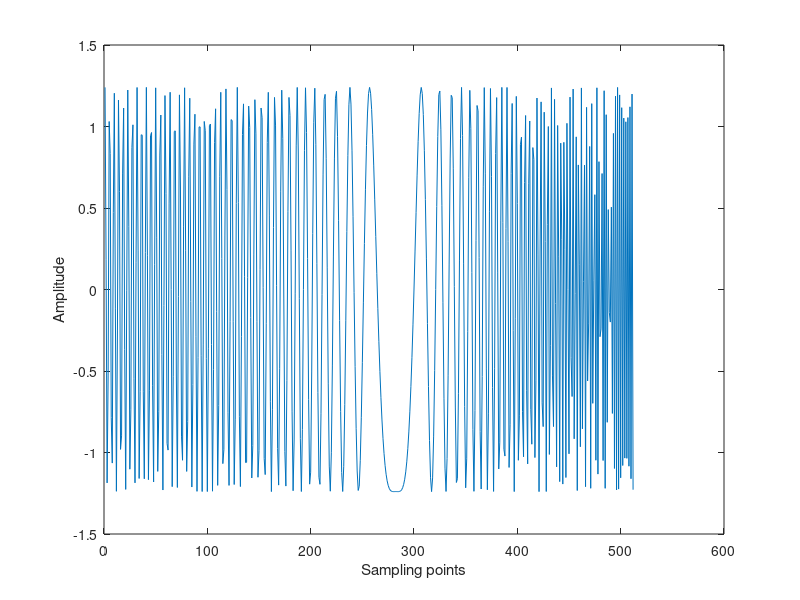
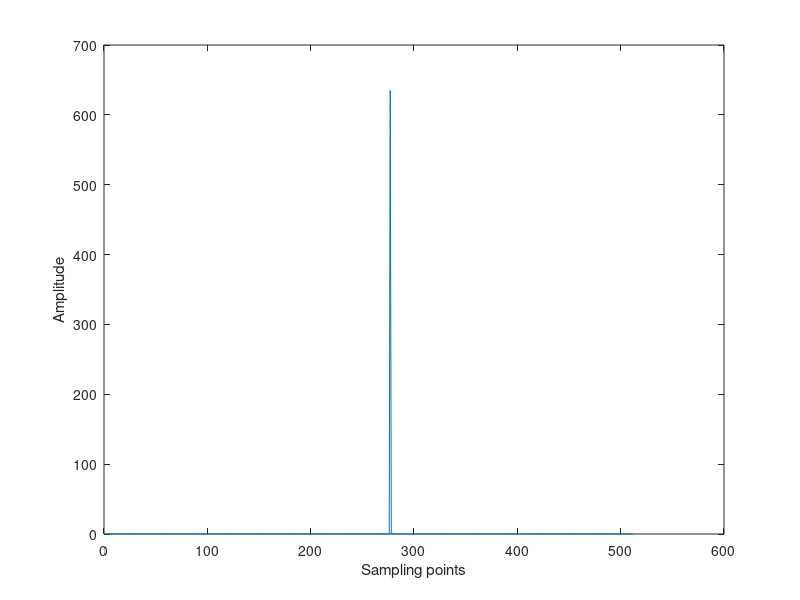
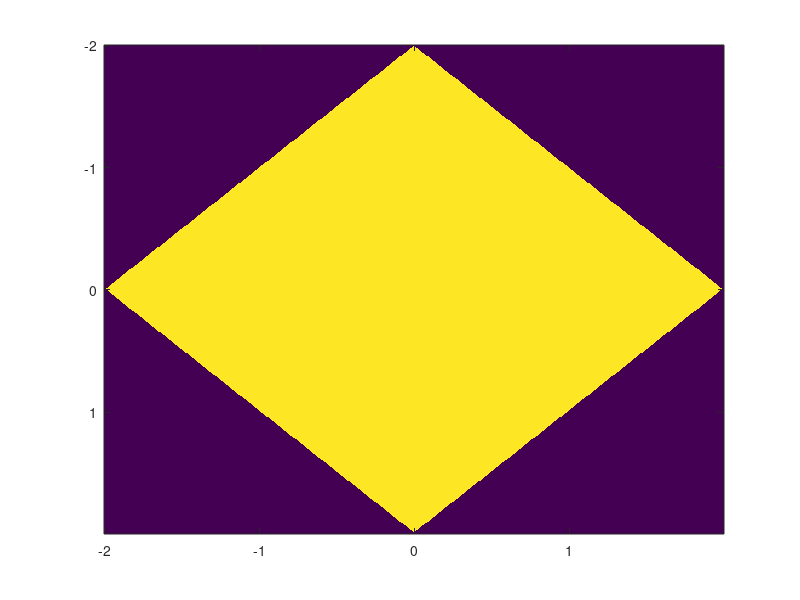

Reproduce these figures in MATLAB, in order. (Note: this script raises an error after producing the figures.)
% QFM信号参数估计
clear 
close all;clc;
fs=128;      % 采样频率
ts=1/fs;     % 采样间隔
N_all=512;   % 采样点数
T = N_all*ts; %信号采样时长
n=(0:N_all-1)-floor(N_all/2);
% n=(0:N_all-1);
t=n*ts;      % 离散时间，从-T/2~T/2
a1=-5;b1=-15;% QFM信号的参数  abs(a1)<64
a2=12;b2=13; % abs(a2)<16
a3=2;b3=-8;  % abs(a2)<2.666
A=1.24;
S1=A*exp(-1i*2*pi*(a1*t+a2*t.^2+a3*t.^3)); % 分量1
% S2=exp(1i*2*pi*(b1*t+0.5*b2*t.^2+1/6*b3*t.^3)); % 分量2
sig=S1;%+S2; % QFM信号
% % SNR=40;
% % sig=awgn(sig,SNR);
% % sig_fft=fft(sig);
figure; plot(real(sig));ylabel('Amplitude');xlabel('Sampling points')
% % figure; plot(abs(sig_fft));
Sig_dechirp=A*exp(-1i*2*pi*a1*t);
Sig_dechirp_fft=fftshift(fft(fftshift(Sig_dechirp)));
figure; plot(abs(Sig_dechirp_fft));ylabel('Amplitude');xlabel('Sampling points')


%% 信号的固定时延自相关函数，定义为s(t+tao) s*(t-tao) [s(t+tao+tao0) s*(t-tao-tao0)]*
tao0=T/256;
tao0=floor(tao0/ts);  %这里有一点近似
m1=floor(-N_all/2 : N_all/2-1);   %tao1的离散范围
tao_m1=m1*ts;    %时延tao1轴
N_tao1=length(m1);    %时延tao1的长度
[row,col] = meshgrid(1:N_all, 1:N_tao1);
sig(N_all+1) = 0;         %信号最后增加一个0点，为了后面处理
right1=row+m1(col);  % s(t+tao)
left1=row-m1(col);   % s(t-tao)
right2=row+m1(col)+tao0;  % s(t+tao+tao0)
left2=row-m1(col)-tao0;   % s(t-tao-tao0)
right1(right1 >N_all) = N_all+1;   %如果大于N_all，那就到信号最后一个点上去，而最后一个点设为了0
right1(right1 <1) = N_all+1;
left1(left1 >N_all) = N_all+1;
left1(left1 <1) = N_all+1;
right2(right2 >N_all) = N_all+1;   %如果大于N_all，那就到信号最后一个点上去，而最后一个点设为了0
right2(right2 <1) = N_all+1;
left2(left2 >N_all) = N_all+1;
left2(left2 <1) = N_all+1;
Rx = sig(right1) .* conj(sig(left1)) .* conj( sig(right2).* conj(sig(left2)) );
clear row col right1 left1 right2 left2;
figure;imagesc(t,tao_m1,abs(Rx)); 
xlabel('Time $t/s$',Interpreter='latex',FontSize=13);
ylabel('Lag $\tau/s$',Interpreter='latex',FontSize=13);

% Rx=zeros(N_all,N_all);
% for t=-N_all/2:N_all/2-1
%     for tao=-N_all/2:N_all/2-1
%         Rx(t+N_all/2+1,tao+N_all/2+1)=exp(-1j*2*pi*(2*a1*tao0+2*a3*tao0^3))*exp(-1j*2*pi*(6*a3*tao0^2*tao+6*a3*tao0*tao^2))*exp(-1j*2*pi*(4*a2*tao0*t+6*a3*tao0*t^2));
%     end
% end

%% lvd
% [ gama_axis, frequency_axis, lvd ] = LVD_CZT( Rx(:,245) );
% figure;mesh(gama_axis*fs^2, frequency_axis*fs, abs(lvd) );
%%  FRFT
alfa= mod(acot(12*a3*(tao0)*ts),pi);
p1=2*alfa/pi;
p2=p1;
% X_frft=DFRFT_2D_fft(Rx, p1,0,ts, ts); 
% figure;mesh(abs(X_frft));title("DFRFT");
X_frft = DFRFT_2D_fft(fftshift(Rx),p1,p2,ts,ts);
% figure;imagesc(fftshift(abs(X_frft)));title("DFRFT");
figure;mesh(fftshift(abs(X_frft)));title("DFRFT");

% X_frft = DFRFT_2D_fft(fftshift(Rx),p1,p2,ts,ts);
% figure;imagesc(fftshift(abs(X_frft)));title("DFRFT");

% [X_sfrft,us1,us2] = DFRFT_2D_sft(Rx,p1,p2,N_all,N_all,ts,ts,1);
% figure;colormap("summer");mesh(abs(X_sfrft));
% zlabel('Amplitude');%axis([0 fs 0 fs]);title("Our methed");

X_sfrft=zeros(N_all,N_all);
X_sfrft(4*a2*tao0,6*a3*(tao0)^2)=A^4;
figure;colormap("summer");mesh(abs(X_sfrft.'));zlabel('Amplitude');
xlabel('Samples of $t$',Interpreter='latex')
ylabel('Samples of $\tau$',Interpreter='latex')

%%======================SRA moving target detection================
% clear;clc;
%%========================================================
% %%Parameter--constant
% C=3e8;                           %propagation speed传播速度/光速
% %%Parameter--radar characteristics雷达特性
% Fc=1e9;                          %carrier frequency 1GHz 载频 1GHz
% lambda=C/Fc;                     %wavelength 波长
% %%Parameter--target area目标参数
% Xmin=0;                          %target area in azimuth is within[Xmin,Xmax]方位向的目标区域在 [Xmin,Xmax] 范围内
% Xmax=50;                  
% Yc=10000;                        %center of imaged area成像区域的中心
% Y0=500;                          %target area in range is within[Yc-Y0,Yc+Y0]距离向的目标区域在[Yc-Y0,Yc+Y0]内
%                                  %imaged width 2*Y0 成像宽度 2*Y0
% %%Parameter--orbital information轨道信息
% V=100;                           %SAR velosity 100 m/s SAR 速度 100 m/s
% H=5000;                          %height 5000 m 高度 5000 米
% R0=sqrt(Yc^2+H^2);
% %%Parameter--antenna 天线参数
% D=4;                            %antenna length in azimuth direction 方位向的天线长度
% Lsar=lambda*R0/D;               %SAR integration length  SAR长度
% Tsar=Lsar/V;                     %SAR integration time  SAR积分时间
% %%Parameter--slow-time domain 方位慢时域参数
% Ka=-2*V^2/lambda/R0;            %doppler frequency modulation rate 多普勒频率调制率
% Ba=abs(Ka*Tsar);                %doppler frequency modulation bandwidth  多普勒频率调制带宽
% PRF=2*Ba;                        %pulse repitition frequency 脉冲重复频率
% PRT=1/PRF;                     %pulse repitition time 脉冲重复时间
% ds=PRT;                         %sample spacing in slow-time domain 慢时域中的样本间距
% Nslow=ceil((Xmax-Xmin+Lsar)/V/ds); %sample number in slow-time domain 慢时域中的样本间距
% % Nslow=2^nextpow2(Nslow);          %for fft
% sn=linspace((Xmin-Lsar/2)/V,(Xmax+Lsar/2)/V,Nslow);%discrete time array in slow-time domain 慢时域离散时间数组
% PRT=(Xmax-Xmin+Lsar)/V/Nslow;    %refresh 刷新脉冲重复时间
% PRF=1/PRT;                        %refresh 刷新脉冲重复频率
% ds=PRT;                         % 更新慢时域中的样本间距
% %%Parameter--fast-time domain  距离快时域参数
% Tr=5e-6;                         %pulse duration 10us 脉冲持续时间 10us
% Br=30e6;                        %chirp frequency modulation bandwidth 30MHz 啁啾调频带宽 30MHz
% Kr=Br/Tr;                        %chirp slope 啁啾斜率
% Fsr=3*Br;                        %sampling frequency in fast-time domain 快时域采样频率
% dt=1/Fsr;                         %sample spacing in fast-time domain 快时域中的样本间距
% Rmin=sqrt((Yc-Y0)^2+H^2); 
% Rmax=sqrt((Yc+Y0)^2+H^2+(Lsar/2)^2);
% Nfast=ceil(2*(Rmax-Rmin)/C/dt+Tr/dt);%sample number in fast-time domain 快时域样本数
% % Nfast=2^nextpow2(Nfast);                   %for fft
% tm=linspace(2*Rmin/C,2*Rmax/C+Tr,Nfast); %discrete time array in fast-time domain 快时域离散时间数组
% dt=(2*Rmax/C+Tr-2*Rmin/C)/Nfast;    %refresh 更新快时域中的样本间距
% Fsr=1/dt;                           %refresh 更新快时域中的采样频率
% %%Parameter--resolution
% DY=C/2/Br;                          %range resolution 距离分辨率
% DX=D/2;                            %cross-range resolution 交叉距离分辨率
% %%Parameter--point targets 点目标
% Ntarget=1;                           %number of targets  目标个数
% %format [x, y, reflectivity]
% Ptarget=[Xmin,Yc,1
%         Xmin,Yc+10*DY,1
%         Xmin+20*DX,Yc+50*DY,1];  
% disp('参数:')
% disp('Sampling Rate in fast-time domain');disp(Fsr/Br)
% disp('快时间域采样点数');disp(Nfast)
% disp('Sampling Rate in slow-time domain');disp(PRF/Ba)
% disp('慢时间域采样点数');disp(Nslow)
% disp('距离分辨率');disp(DY)
% disp('方位分辨率');disp(DX)     
% disp('合成孔径长度');disp(Lsar)     
% disp('目标位置【（0-50），（9500-10500）】');disp(Ptarget)
% %%========================================================
% %%Generate the raw signal data  生成原始信号数据
% K=Ntarget;                                %number of targets 目标数量
% N=Nslow;                                   %number of vector in slow-time domain 慢时域中的向量数
% M=Nfast;                                   %number of vector in fast-time domain 快时域中的向量数
% T=Ptarget;                                %position of targets 目标位置
% Srnm1=zeros(N,M);
% for k=1:1:K
%     sigma=T(k,3);
%     Dslow=sn*V-T(k,1);
%     R=sqrt(Dslow.^2+T(k,2)^2+H^2);
%     tau=2*R/C;
%     Dfast=ones(N,1)*tm-tau'*ones(1,M);
%     phase=pi*Kr*Dfast.^2-(4*pi/lambda)*(R'*ones(1,M));
%     Srnm1=Srnm1+sigma*exp(j*phase).*(0<Dfast&Dfast<Tr).*((abs(Dslow)<Lsar/2)'*ones(1,M));
% end
% % row=tm*C/2-2008;col=sn*V-26;
% % figure;colormap(gray);
% % imagesc(row,col,abs(Srnm1));  
% % axis([Yc-Y0,Yc+Y0,Xmin-Lsar/2,Xmax+Lsar/2]);
% % xlabel('\rightarrow\itRange in meters'),ylabel('\itAzimuth in meters\leftarrow'),
% % title('Stripmap SAR befor range and azimuth compression'),
% %%========================================================
% %%Range compression 距离压缩
% tr=tm-2*Rmin/C;
% Refr=exp(j*pi*Kr*tr.^2).*(0<tr&tr<Tr);
% Sr=ifty(fty(Srnm1).*(ones(N,1)*conj(fty(Refr))));
% Gr=abs(Sr);
% %%Azimuth compression 方位压缩
% ta=sn-Xmin/V;
% Refa=exp(j*pi*Ka*ta.^2).*(abs(ta)<Tsar/2);
% Sa=iftx(ftx(Sr).*(conj(ftx(Refa)).'*ones(1,M)));
% Ga=abs(Sa);
% %%========================================================
% %%graw the intensity image of signal 绘制信号的强度图像
% 
% figure;colormap(gray);
% subplot(211);
% row=tm*C/2-2008;col=sn*V-26;
% imagesc(row,col,Gr);           %intensity image of Sr
% axis([Yc-Y0,Yc+Y0,Xmin-Lsar/2,Xmax+Lsar/2]);
% xlabel('\rightarrow\itRange in meters'),ylabel('\itAzimuth in meters\leftarrow'),
% title('Stripmap SAR after range compression'),
% subplot(212);
% imagesc(row,col,Ga);          %intensity image of Sa
% axis([Yc-Y0,Yc+Y0,Xmin-Lsar/2,Xmax+Lsar/2]);
% xlabel('\rightarrow\itRange in meters'),ylabel('\itAzimuth in meters\leftarrow'),
% title('Stripmap SAR after range and azimuth compression')

%%=====================利用二维FRFT的相位的位移不变性进行目标检测===================================

%step1 2D FRFT
% tic
% p1=0.0005;p2=0.0005;
% p1=0.00001
% alfa=mod(acot(2*aa(1)/lamda),pi); p2=2*alfa/pi;
%ts1=Ba/PRF;%ds;
%ts2=Br/Fsr;%dt;
% X_frft = DFRFT_2D_fft(data_r,p1,p2,ts,pri);
% disp([' 按fft对行、列分别DFRFT的时间为 ',  num2str(toc)]);
% figure;mesh(abs(X_frft));title("DFRFT");

% %step2 phase
% P=X_frft/abs(X_frft);
% %step3 reconstruction
% alpha=p1*pi/2;                   % 旋转角度（旋转角以2pi为周期）
% beta=p2*pi/2;                   % 旋转角度（旋转角以2pi为周期）
% us1=2*pi*sign(sin(alpha))*sin(alpha)/(ts1*Nslow);
% us2=2*pi*sign(sin(beta))*sin(beta)/(ts2*Nfast);
% Recons = DFRFT_2D_fft(P,-p1,-p2,us1,us2);
% % 画重构图
% 
% figure;colormap(gray);
% imagesc(row,col,abs(Recons));  
% axis([Yc-Y0,Yc+Y0,Xmin-Lsar/2,Xmax+Lsar/2]);
% xlabel('\rightarrow\itRange in meters');ylabel('\itAzimuth in meters\leftarrow');
% title('Detect by 2dDFRFT');
